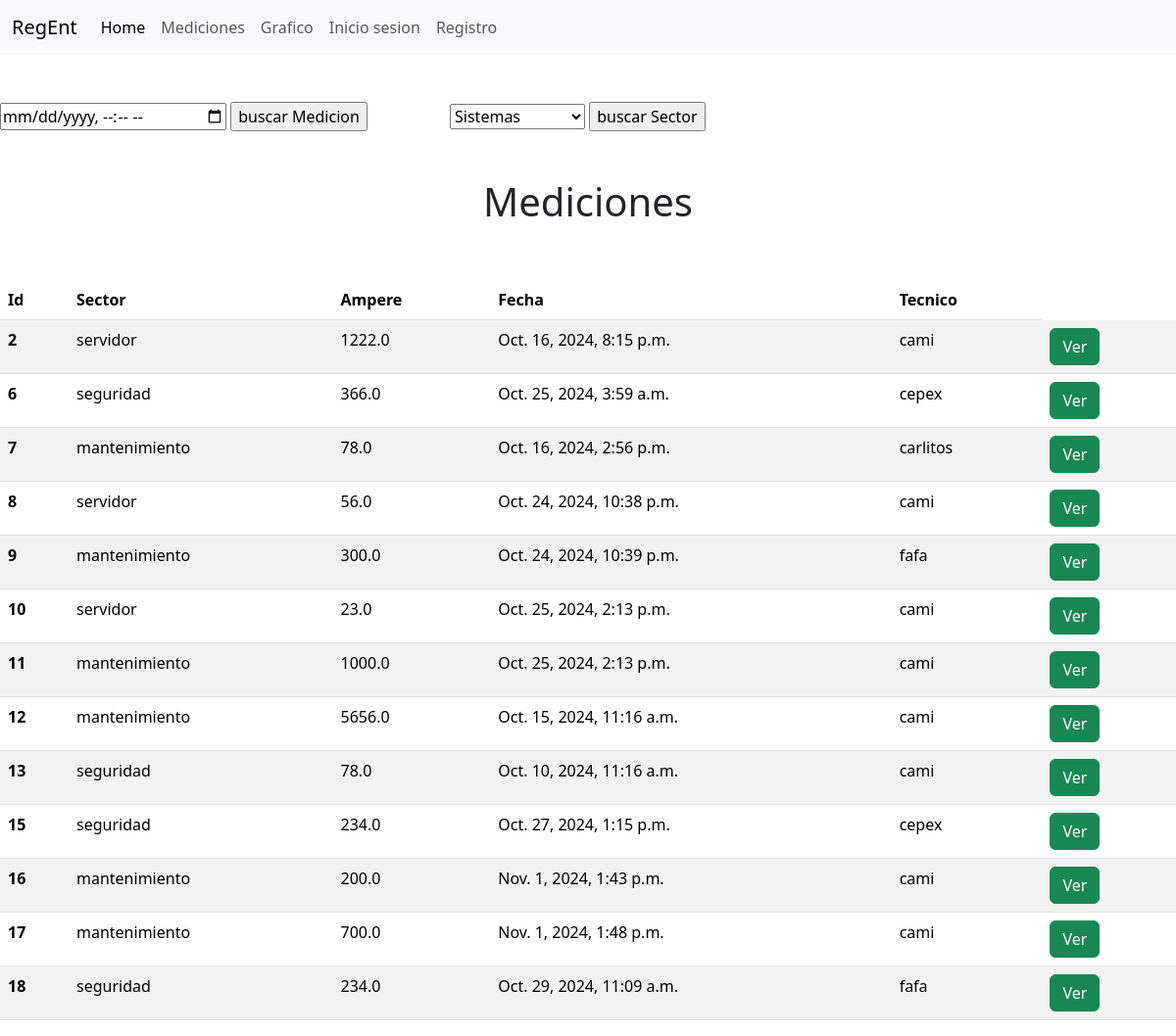
/mediciones/, run on the app's committed database.
### inicio/models.py (models this page shows, shortened)
class Medicion(models.Model):
    sector = models.CharField(max_length=20)
    medida = models.FloatField()
    fecha_hora = models.CharField(max_length=20)
    tecnico= models.ForeignKey(User, on_delete=models.CASCADE)

### inicio/views.py (the view, shortened to what this page needs)
# urls.py: path('mediciones/', views.mediciones, name="mediciones"),
def mediciones(request):
    if request.method == 'GET':
        med=Medicion.objects.all()
        return render(request, "mediciones.html", {
        'mediciones': med
        })

### inicio/templates/mediciones.html (shortened to what this page needs)
{% extends 'base.html' %}
{% block content %}
<br><br>
<form action= "" method="POST">
    <input type="datetime-local" id="fecha_medicion" name="fecha_medicion">
    <input type="submit" value="buscar Medicion" name="buscar">&emsp;&emsp;&emsp;&emsp;&emsp;
          <select id="sector" name="sector">
            <option value="sistemas">Sistemas</option>
          </select>
          <input type="submit" value="buscar Sector" name="buscar">
    </form><br><br>
<center>
<h1 class="display-6" style="aling: center">Mediciones</h1>
</center><br><br>
<center>
  <table class="table table-striped">
    <thead>
      <tr>
        <th scope="col">Id</th>
        <th scope="col">Sector</th>
        <th scope="col">Ampere</th>
        <th scope="col">Fecha</th>
        <th scope="col">Tecnico</th>
      </tr>
    </thead>
    <tbody>
      {% for medicion in mediciones %}
      <tr>
        <th scope="row">{{ medicion.id }}</th>
        <td>{{ medicion.sector }}</td>
        <td>{{ medicion.medida }}</td>
        <td>{{ medicion.fecha_hora }}</td>
        <td>{{ medicion.tecnico }}</td>
        <td> <a  href="{% url 'medida' medicion.id %}"><button type="button" class="btn btn-success">Ver</button></a> </td>
        </tr>
      {% endfor %}
    </tbody>
  </table>
</center>
{% endblock %}

### inicio/templates/base.html (shortened to what this page needs)
<!doctype html>
<html lang="en">
    <head>
        <link
            href="https://cdn.jsdelivr.net/npm/bootstrap@5.3.2/dist/css/bootstrap.min.css"
            rel="stylesheet"
        />
    </head>
    <body>
        <nav class="navbar navbar-expand-lg bg-body-tertiary">
            <div class="container-fluid">
              <a class="navbar-brand" href="/">RegEnt</a>
              <div class="collapse navbar-collapse" id="navbarNavAltMarkup">
                <div class="navbar-nav">
                  {% if user.is_authenticated %}
                  <a class="nav-link active" aria-current="page" href="/indexuser">Home</a>
                  <a class="nav-link" href="/logout">Cierre Sesion</a>
                  <a class="nav-link" href="/carga">Cargar Medicion</a>
                  <a class="nav-link" href="/grafico">Grafico</a>
                  <a class="nav-link" href="/mediciones">Mediciones</a>
                  {% else %}
                  <a class="nav-link active" aria-current="page" href="/">Home</a>
                  <a class="nav-link" href="/mediciones">Mediciones</a>
                  <a class="nav-link" href="/grafico">Grafico</a>
                  <a class="nav-link" href="/login">Inicio sesion</a>
                  <a class="nav-link" href="/registro">Registro</a>
                  {% endif %}
                </div>
              </div>
            </div>
          </nav>
        {% block content %}
        {% endblock %}
    </body>
</html>

### data on the page
Medicion: id "2", sector "servidor", medida "1222.0", fecha_hora "Oct. 16, 2024, 8:15 p.m.", tecnico "cami"
Medicion: id "6", sector "seguridad", medida "366.0", fecha_hora "Oct. 25, 2024, 3:59 a.m.", tecnico "cepex"
Medicion: id "7", sector "mantenimiento", medida "78.0", fecha_hora "Oct. 16, 2024, 2:56 p.m.", tecnico "carlitos"
Medicion: id "8", sector "servidor", medida "56.0", fecha_hora "Oct. 24, 2024, 10:38 p.m.", tecnico "cami"
Medicion: id "9", sector "mantenimiento", medida "300.0", fecha_hora "Oct. 24, 2024, 10:39 p.m.", tecnico "fafa"
Medicion: id "10", sector "servidor", medida "23.0", fecha_hora "Oct. 25, 2024, 2:13 p.m.", tecnico "cami"
Medicion: id "11", sector "mantenimiento", medida "1000.0", fecha_hora "Oct. 25, 2024, 2:13 p.m.", tecnico "cami"
Medicion: id "12", sector "mantenimiento", medida "5656.0", fecha_hora "Oct. 15, 2024, 11:16 a.m.", tecnico "cami"
Medicion: id "13", sector "seguridad", medida "78.0", fecha_hora "Oct. 10, 2024, 11:16 a.m.", tecnico "cami"
Medicion: id "15", sector "seguridad", medida "234.0", fecha_hora "Oct. 27, 2024, 1:15 p.m.", tecnico "cepex"
Medicion: id "16", sector "mantenimiento", medida "200.0", fecha_hora "Nov. 1, 2024, 1:43 p.m.", tecnico "cami"
Medicion: id "17", sector "mantenimiento", medida "700.0", fecha_hora "Nov. 1, 2024, 1:48 p.m.", tecnico "cami"
Medicion: id "18", sector "seguridad", medida "234.0", fecha_hora "Oct. 29, 2024, 11:09 a.m.", tecnico "fafa"
